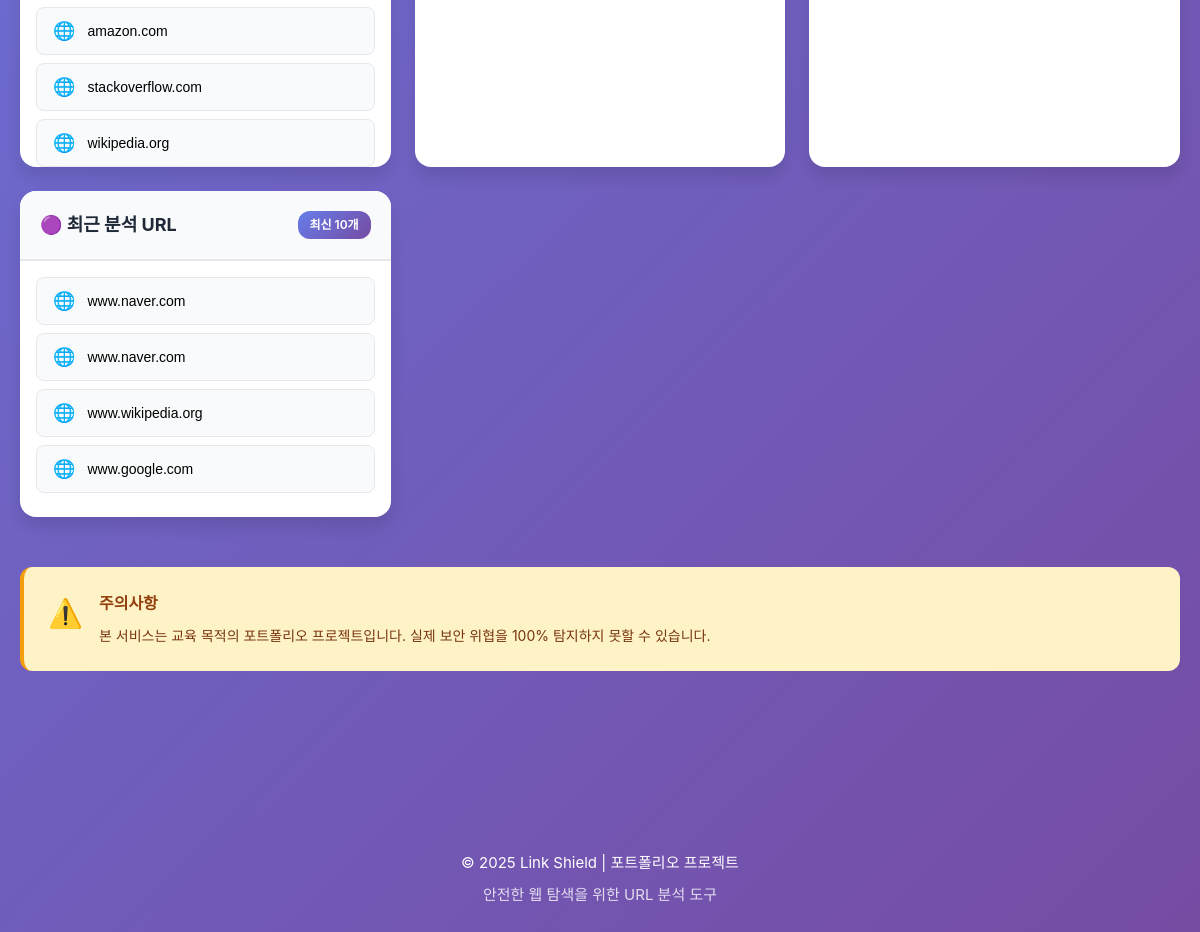
The app's page / (lower part), older data.
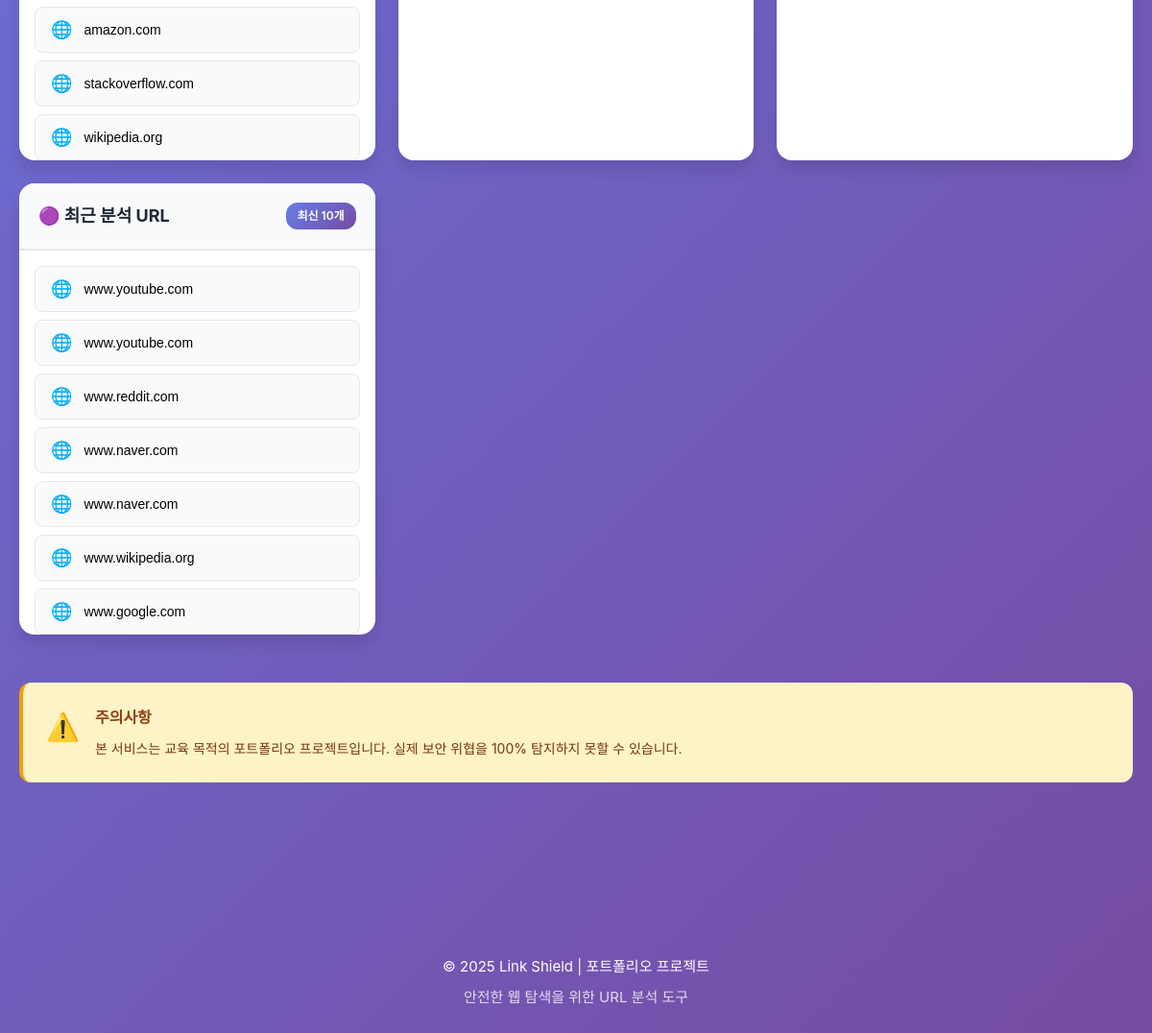
The same page, newer data.
### analyzer/models.py (models this page shows, shortened)
class URLAnalysis(models.Model):
    original_url = models.URLField(
        max_length= 500,
        verbose_name= "원본 URL",
        help_text= "사용자가 입력한 URL"
    )
    final_url = models.URLField(
        max_length= 500,
        verbose_name= "최종 URL",
        help_text= "Redirection 이후 최종 도착 URL"
    )
    domain = models.CharField(
        max_length= 255,
        verbose_name= "도메인",
        help_text= "URL의 도메인 부분"
    )
    page_title = models.CharField(
        max_length= 255,
        blank= True,
        null= True,
        verbose_name= "페이지 제목"
    )
    screenshot_path = models.CharField(
        max_length=500,
        blank=True,
        null=True,
        verbose_name="스크린샷 경로"
    )
    analyzed_at = models.DateTimeField(
        auto_now_add=True,  # 생성 시 자동으로 현재 시간
        verbose_name="분석 시간"
    )
    network_requests = models.IntegerField(
        default= 0,
        verbose_name= "네트워크 요청 수"
    )
    redirects = models.IntegerField(
        default=0,
        verbose_name="리다이렉션 수"
    )
    js_errors = models.IntegerField(
        default= 0,
        verbose_name= "JavaScript 오류 수"
    )
    ip_address = models.GenericIPAddressField(
        blank= True,
        null= True,
        verbose_name= "IP 주소"
    )
    risk_score = models.IntegerField(
        default= 0,
        verbose_name= "위험도 점수",
        help_text= "0-100사이 값, 높을 수록 위험"
    )
    risk_level = models.CharField(
        max_length=20,
        choices=[
            ('low', '낮음'),
            ('medium', '중간'),
            ('high', '높음'),
        ],
        default='low',
        verbose_name="위험 수준"
    )
    detail_data = models.JSONField(
        blank= True,
        null= True,
        verbose_name= "상세 분석 데이터",
        help_text= "네트워크 트래픽, 포트 스탠 결과 등. ."
    )
    class Meta:
        verbose_name = "URL 분석"
        verbose_name_plural = "URL 분석 목록"
        ordering = ["-analyzed_at"]      #최신순으로 정렬하기

### analyzer/views.py (the view)
# urls.py: path('', views.IndexView.as_view(), name='index'),
class IndexView(APIView):
    def get(self, request):
        recent_urls = URLAnalysis.objects.all()[:10]
        context = {
            'recent_urls': recent_urls
        }
        return render(request, 'index.html', context)

### templates/index.html (shortened to what this page needs)
{% extends "base.html" %}
{% load static %}
{% block content %}
<div class="samples-section">
    <div class="samples-grid">
        <div class="sample-box">
            <div class="sample-list">
                <button type="button" class="sample-item" onclick="fillURL('https://www.amazon.com')">
                    <span class="sample-icon">🛒</span>
                    <span class="sample-url">amazon.com</span>
                </button>
                <button type="button" class="sample-item" onclick="fillURL('https://stackoverflow.com')">
                    <span class="sample-icon">💡</span>
                    <span class="sample-url">stackoverflow.com</span>
                </button>
                <button type="button" class="sample-item" onclick="fillURL('https://www.wikipedia.org')">
                    <span class="sample-icon">📚</span>
                    <span class="sample-url">wikipedia.org</span>
                </button>
            </div>
        </div>
        <div class="sample-box">
            <div class="sample-list" id="sampleBoxB">
                <div class="sample-placeholder">
                </div>
            </div>
        </div>
        <div class="sample-box">
            <div class="sample-list" id="sampleBoxC">
                <div class="sample-placeholder">
                </div>
            </div>
        </div>
        <div class="sample-box">
            <div class="sample-header">
                <h3>🟣 최근 분석 URL</h3>
                <span class="sample-badge">최신 10개</span>
            </div>
            <div class="sample-list" id="recentURLs">
                {% if recent_urls %}
                    {% for item in recent_urls %}
                    <button type="button" class="sample-item" onclick="fillURL('{{ item.original_url }}')">
                        <span class="sample-icon">
                        </span>
                        <span class="sample-url">{{ item.domain }}</span>
                    </button>
                    {% endfor %}
                {% else %}
                    <div class="sample-placeholder">
                        <span class="placeholder-icon">💾</span>
                        <p>분석 기록이 없습니다</p>
                    </div>
                {% endif %}
            </div>
        </div>
    </div>
</div>
<div class="warning-box">
    <div class="warning-icon">⚠️</div>
    <div class="warning-content">
        <h4>주의사항</h4>
        <p>본 서비스는 교육 목적의 포트폴리오 프로젝트입니다. 실제 보안 위협을 100% 탐지하지 못할 수 있습니다.</p>
    </div>
</div>
{% endblock %}

### templates/base.html (shortened to what this page needs)
{% load static %}
<!DOCTYPE html>
<html lang="ko">
<head>
    <link rel="stylesheet" href="{% static 'style.css' %}">
</head>
<body>
    <main class="main">
        <div class="container">
            {% block content %}
            {% endblock %}
        </div>
    </main>
    <footer class="footer">
        <div class="container">
            <p>© 2025 Link Shield | 포트폴리오 프로젝트</p>
            <p class="footer-sub">안전한 웹 탐색을 위한 URL 분석 도구</p>
        </div>
    </footer>
</body>
</html>

### static/style.css (style rules this page uses)
* { margin: 0; padding: 0; box-sizing: border-box; }
:root { --primary: #667eea; --primary-dark: #5568d3; --secondary: #764ba2; --success: #10b981; --warning: #f59e0b; --danger: #ef4444; --bg-gradient: linear-gradient(135deg, #667eea 0%, #764ba2 100%); --text-dark: #1f2937; --text-light: #6b7280; --border: #e5e7eb; --bg-light: #f9fafb; --shadow-sm: 0 1px 2px rgba(0, 0, 0, 0.05); --shadow-md: 0 4px 6px rgba(0, 0, 0, 0.1); --shadow-lg: 0 10px 15px rgba(0, 0, 0, 0.1); --shadow-xl: 0 20px 25px rgba(0, 0, 0, 0.15); }
body { font-family: -apple-system, BlinkMacSystemFont, 'Segoe UI', 'Roboto', sans-serif; background: var(--bg-gradient); min-height: 100vh; color: var(--text-dark); line-height: 1.6; }
.container { max-width: 1200px; margin: 0 auto; padding: 0 20px; }
.main { padding: 60px 0; animation: fadeIn 0.6s ease-out; }
.warning-box { background: #fef3c7; border-left: 4px solid var(--warning); border-radius: 12px; padding: 24px; display: flex; gap: 16px; animation: fadeIn 1s ease-out 0.7s both; }
.warning-icon { font-size: 28px; }
.warning-content h4 { color: #92400e; margin-bottom: 8px; font-size: 16px; }
.warning-content p { color: #78350f; font-size: 14px; line-height: 1.6; }
.footer { margin-top: 80px; padding: 40px 0; text-align: center; color: white; }
.footer p { margin-bottom: 8px; font-size: 15px; }
.footer-sub { opacity: 0.8; font-size: 13px; }
.samples-section { margin: 50px 0; }
.samples-grid { display: grid; grid-template-columns: repeat(auto-fit, minmax(280px, 1fr)); gap: 24px; margin-bottom: 40px; }
.sample-box { background: white; border-radius: 16px; overflow: hidden; box-shadow: var(--shadow-lg); transition: all 0.3s ease; }
.sample-header { padding: 20px; background: var(--bg-light); border-bottom: 2px solid var(--border); display: flex; justify-content: space-between; align-items: center; }
.sample-header h3 { font-size: 18px; color: var(--text-dark); margin: 0; }
.sample-badge { padding: 4px 12px; background: var(--bg-gradient); color: white; border-radius: 12px; font-size: 12px; font-weight: 600; }
.sample-list { padding: 16px; max-height: 400px; overflow-y: auto; }
.sample-item { width: 100%; display: flex; align-items: center; gap: 12px; padding: 12px 16px; margin-bottom: 8px; background: var(--bg-light); border: 1px solid var(--border); border-radius: 8px; cursor: pointer; transition: all 0.2s ease; text-align: left; }
.sample-icon { font-size: 18px; flex-shrink: 0; }
.sample-url { font-size: 14px; font-weight: 500; overflow: hidden; text-overflow: ellipsis; white-space: nowrap; }
.sample-placeholder { text-align: center; padding: 60px 20px; }

Row changes from the older to the newer data that the page shows:
added URLAnalysis: domain "www.youtube.com"
added URLAnalysis: domain "www.youtube.com"
added URLAnalysis: domain "www.reddit.com"
